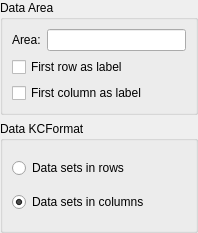
<ui version="4.0" >
 <class>ChartDatabaseSelector</class>
 <widget class="QWidget" name="ChartDatabaseSelector" >
  <property name="geometry" >
   <rect>
    <x>0</x>
    <y>0</y>
    <width>198</width>
    <height>233</height>
   </rect>
  </property>
  <property name="windowTitle" >
   <string>Database Selector</string>
  </property>
  <layout class="QVBoxLayout" >
   <property name="margin" >
    <number>0</number>
   </property>
   <item>
    <widget class="QGroupBox" name="m_areaBox" >
     <property name="title" >
      <string>Data Area</string>
     </property>
     <layout class="QGridLayout" >
      <item row="0" column="0" >
       <widget class="QLabel" name="m_areaLabel" >
        <property name="text" >
         <string>Area:</string>
        </property>
        <property name="buddy" >
         <cstring>m_cellRegion</cstring>
        </property>
       </widget>
      </item>
      <item row="0" column="1" >
       <widget class="KLineEdit" name="m_cellRegion" />
      </item>
      <item row="1" column="0" colspan="2" >
       <widget class="QCheckBox" name="m_firstRowAsLabel" >
        <property name="text" >
         <string>First row as label</string>
        </property>
       </widget>
      </item>
      <item row="2" column="0" colspan="2" >
       <widget class="QCheckBox" name="m_firstColumnAsLabel" >
        <property name="text" >
         <string>First column as label</string>
        </property>
       </widget>
      </item>
     </layout>
    </widget>
   </item>
   <item>
    <widget class="QGroupBox" name="m_formatBox" >
     <property name="title" >
      <string>Data KCFormat</string>
     </property>
     <layout class="QVBoxLayout" >
      <item>
       <widget class="QRadioButton" name="m_dataInRows" >
        <property name="text" >
         <string>Data sets in rows</string>
        </property>
       </widget>
      </item>
      <item>
       <widget class="QRadioButton" name="m_dataInColumns" >
        <property name="text" >
         <string>Data sets in columns</string>
        </property>
        <property name="checked" >
         <bool>true</bool>
        </property>
       </widget>
      </item>
     </layout>
    </widget>
   </item>
  </layout>
 </widget>
 <customwidgets>
  <customwidget>
   <class>KLineEdit</class>
   <extends>QLineEdit</extends>
   <header>klineedit.h</header>
  </customwidget>
 </customwidgets>
 <resources/>
 <connections/>
</ui>
